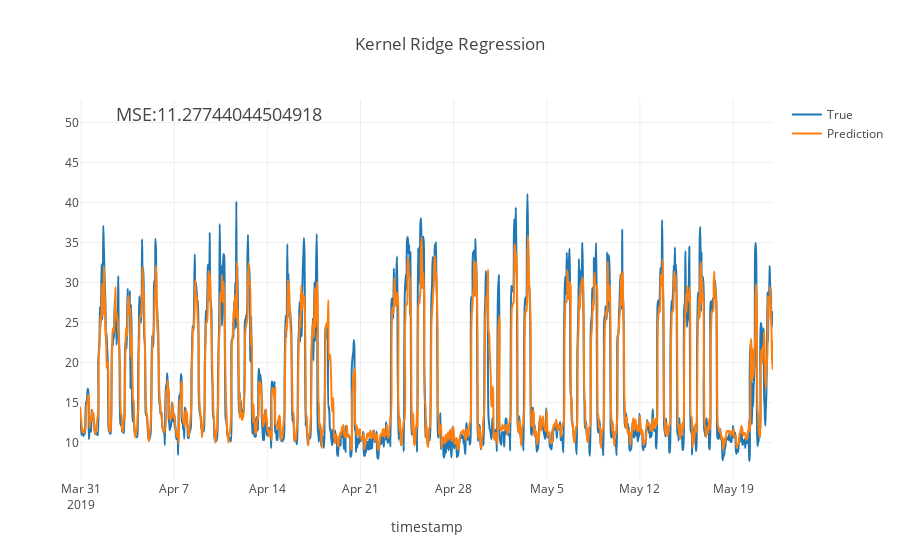

The notebook cell this image was saved under:
### Code cell
pre_time_KRR = data.pre_time
plot_results(predicted_data=y_predcit_kw_kr.flatten(), 
             true_data=y_true_kw_kr.flatten(),
             pre_time=pre_time_KRR,
             type_='Kernel Ridge Regression',
             mse = mse_kr)

### Figure 1 — Plotly figure (JSON) as saved in the notebook; plotly's stock layout.template omitted (floating-point values rounded to 4 significant figures; data arrays with more than 128 entries replaced by an {"elided": "..."} marker saying what was removed)
{"data": [{"hoverinfo": "name", "line": {"shape": "spline"}, "mode": "lines", "name": "True", "type": "scatter", "uid": "b01ea860-9e39-4e90-bea3-296f04131570", "x": {"elided": "1251 str values"}, "y": {"elided": "1251 float values"}}, {"hoverinfo": "name", "line": {"shape": "spline"}, "mode": "lines", "name": "Prediction", "type": "scatter", "uid": "7decc94e-26ac-4032-b3c6-a57080997ffc", "x": {"elided": "1251 str values"}, "y": {"elided": "1251 float values"}}], "layout": {"annotations": [{"font": {"size": 18}, "showarrow": false, "text": "MSE:11.27744044504918", "x": "2019-04-10 08:00:00", "xref": "x", "y": 51.08, "yref": "y"}], "title": {"text": "Kernel Ridge Regression"}, "xaxis": {"title": {"text": "timestamp"}}}}
